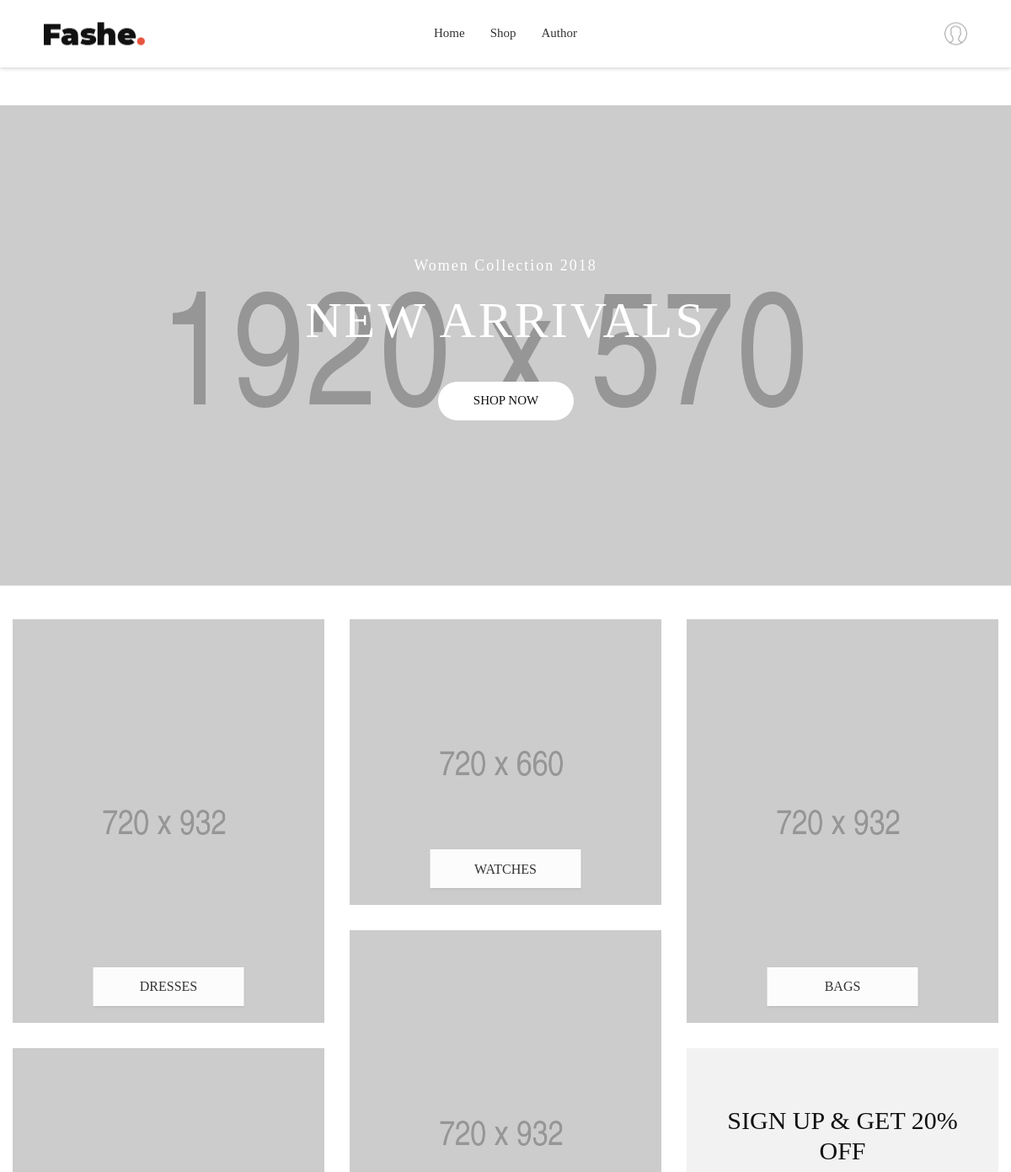
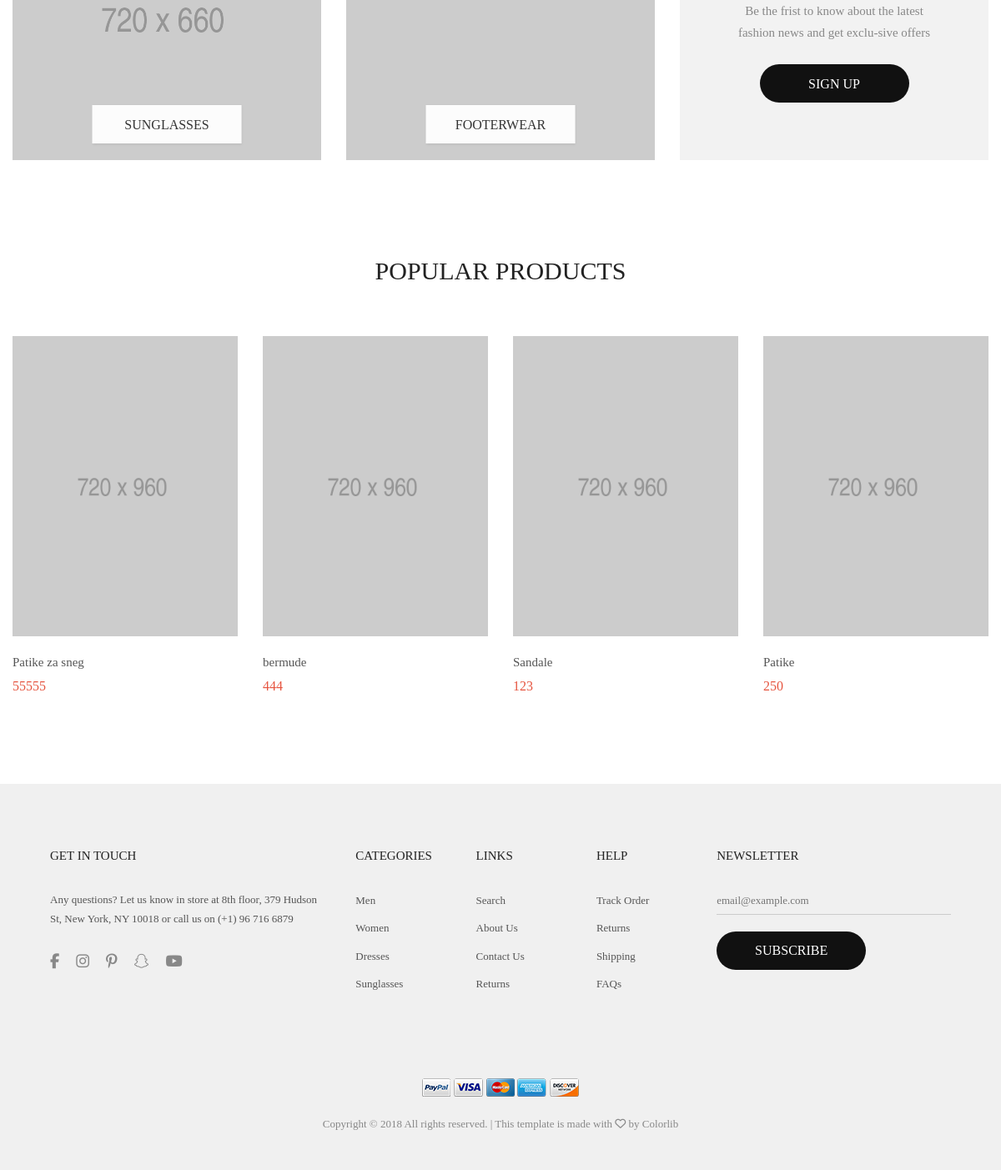
Screenshot of / (signed in) with the database file from the repository (2 pictures, top to bottom).
### tables this page shows
CREATE TABLE `menu` (
  `id` int(11) NOT NULL,
  `name` text NOT NULL,
  `href` varchar(255) NOT NULL
);

CREATE TABLE `pictures` (
  `id` int(11) NOT NULL,
  `src` varchar(255) NOT NULL,
  `alt` varchar(255) NOT NULL,
  `product_id` int(11) NOT NULL
);

CREATE TABLE `products` (
  `id` int(11) NOT NULL,
  `product_name` text NOT NULL,
  `price` double NOT NULL,
  `description` text NOT NULL,
  `category_id` int(11) NOT NULL,
  `date` date NOT NULL
);

### config/connection.php (called while the page is built, shortened)
<?php
try {
    $conn = new PDO("mysql:host=".SERVER.";dbname=".DATABASE.";charset=utf8", USERNAME, PASSWORD);
    $conn->setAttribute(PDO::ATTR_DEFAULT_FETCH_MODE, PDO::FETCH_OBJ);
    $conn->setAttribute(PDO::ATTR_ERRMODE, PDO::ERRMODE_EXCEPTION);
}
catch(PDOPDOException $ex){
    echo $ex->getMessage();
}
function executeQuery($query){
    global $conn;
    return $conn->query($query)->fetchAll();
}

### models/menu/menu_functions.php (called while the page is built)
<?php
    function getMenu()
    {
        try{
        return executeQuery("SELECT * FROM menu");
        }
        catch(PDOException $e){
            handle($e->getMessage());
        }
    }
?>

### pages/views/main.php (called while the page is built)
<?php
            include "pages/partials/slider.php";
			include "pages/partials/banner.php";
            include "pages/partials/popular.php";
?>

### models/products/product_functions.php (called while the page is built, shortened)
<?php
    function getNewProducts(){
        try {
            return executeQuery("SELECT * FROM products p INNER JOIN pictures i ON p.id=i.product_id ORDER BY date DESC LIMIT 4 ");
        }
        catch(PDOException $e){
            handle($e->getMessage());
        }
    }
?>

### pages/partials/popular.php (the view)
<section class="newproduct bgwhite p-t-45 p-b-105">
		<div class="container">
			<div class="sec-title p-b-60">
				<h3 class="m-text5 t-center">
					Popular Products
				</h3>
			</div>
			<div class="wrap-slick2">
				<div class="slick2">
					<?php
						require_once "models/products/product_functions.php";
						$newProducts = getNewProducts();
						foreach($newProducts as $product):
					?>
					<div class="item-slick2 p-l-15 p-r-15">
						<div class="block2">
							<div class="block2-img wrap-pic-w of-hidden pos-relative">
								<img src="assets/images/item-07.jpg" alt="<?=$product->alt?>">
							</div>
							<div class="block2-txt p-t-20">
								<a href="product-detail.html" class="block2-name dis-block s-text3 p-b-5">
									<?=$product->product_name?>
								</a>
								<span class="block2-newprice m-text8 p-r-5">
									<?=$product->price?>
								</span>
							</div>
						</div>
					</div>
						<?php endforeach; ?>
				</div>
			</div>
		</div>
	</section>

### pages/components/header.php (shortened to what this page needs)
<header class="header1">
		<div class="container-menu-header">
			<div class="wrap_header">
				<a href="index.php" class="logo">
					<img src="assets/images/icons/logo.png" alt="IMG-LOGO">
				</a>
				<div class="wrap_menu">
					<nav class="menu">
						<ul class="main_menu">
						<?php
							require_once "models/menu/menu_functions.php";
							$menu = getMenu();
							foreach($menu as $m):
						?>
							<li>
								<a href="<?=$m->href ?>"><?=$m->name ?></a>
							</li>
							<?php endforeach; ?>
						</ul>
					</nav>
				</div>
				<div class="header-icons">
					<?php
						if(isset($_SESSION['user'])){
							echo '<a href="models/auth/logout.php" class="header-wrapicon1 dis-block">
							<img src="assets/images/icons/icon-header-01.png" class="header-icon1" alt="ICON">
						</a>';
						}
						else
						{
							echo '<a href="index.php?page=login" class="header-wrapicon1 dis-block">
							<img src="assets/images/icons/icon-header-01.png" class="header-icon1" alt="ICON">
						</a>';
						}
					?>
				</div>
			</div>
		</div>
	</header>

### assets/css/main.css (style rules this page uses)
* { margin: 0px; padding: 0px; box-sizing: border-box; }
body, html { height: 100%; font-family: Montserrat-Regular, sans-serif; font-weight: 400; }
a { font-family: Montserrat-Regular; font-weight: 400; font-size: 15px; line-height: 1.7; color: #666666; margin: 0px; transition: all 0.4s; -webkit-transition: all 0.4s; -o-transition: all 0.4s; -moz-transition: all 0.4s; }
h1,h2,h3,h4,h5,h6 { margin: 0px; }
ul, li { margin: 0px; list-style-type: none; }
.container { max-width: 1200px; }
.slick-slide { outline: none !important; }
.header1 { height: 125px; -webkit-transition: all 0.3s; -o-transition: all 0.3s; -moz-transition: all 0.3s; transition: all 0.3s; }
.container-menu-header { width: 100%; top: 0; left: 0; position: fixed; z-index: 1100; box-shadow: 0 1px 5px 0px rgba(0,0,0,0.2); -moz-box-shadow: 0 1px 5px 0px rgba(0,0,0,0.2); -webkit-box-shadow: 0 1px 5px 0px rgba(0,0,0,0.2); -o-box-shadow: 0 1px 5px 0px rgba(0,0,0,0.2); -ms-box-shadow: 0 1px 5px 0px rgba(0,0,0,0.2); }
.wrap_header { display: -webkit-box; display: -webkit-flex; display: -moz-box; display: -ms-flexbox; display: flex; flex-wrap: wrap; width: 100%; height: 80px; background-color: white; justify-content: center; align-items: center; position: relative; -webkit-transition: all 0.3s; -o-transition: all 0.3s; -moz-transition: all 0.3s; transition: all 0.3s; }
.logo { display: block; position: absolute; left: 52px; top: 50%; -webkit-transform: translateY(-50%); -moz-transform: translateY(-50%); -ms-transform: translateY(-50%); -o-transform: translateY(-50%); transform: translateY(-50%); }
.logo img { max-height: 27px; }
.main_menu { list-style-type: none; margin: 0px; display: -webkit-box; display: -webkit-flex; display: -moz-box; display: -ms-flexbox; display: flex; flex-wrap: wrap; align-items: center; justify-content: center; }
.main_menu > li { display: block; position: relative; padding-top: 20px; padding-bottom: 20px; padding-left: 15px; padding-right: 15px; }
.main_menu > li > a { font-family: Montserrat-Regular; font-size: 15px; color: #333333; padding: 0; border-bottom: 1px solid transparent; }
.main_menu li { position: relative; }
.header-icons { display: -webkit-box; display: -webkit-flex; display: -moz-box; display: -ms-flexbox; display: flex; align-items: center; position: absolute; right: 52px; top: 50%; -webkit-transform: translateY(-50%); -moz-transform: translateY(-50%); -ms-transform: translateY(-50%); -o-transform: translateY(-50%); transform: translateY(-50%); }
.header-wrapicon1, .header-wrapicon2 { height: 27px; position: relative; }
.header-wrapicon1 img, .header-wrapicon2 img { height: 100%; }
.wrap-slick2 { position: relative; margin-right: -15px; margin-left: -15px; }
body { padding-right: 0px !important; }

### rows the page displays
menu: name "Home"
menu: name "Shop"
menu: name "Author"
pictures: product.product_name "Patike za sneg", product.price "55555"
pictures: product.product_name "bermude", product.price "444"
pictures: product.product_name "Sandale", product.price "123"
pictures: product.product_name "Patike", product.price "250"
